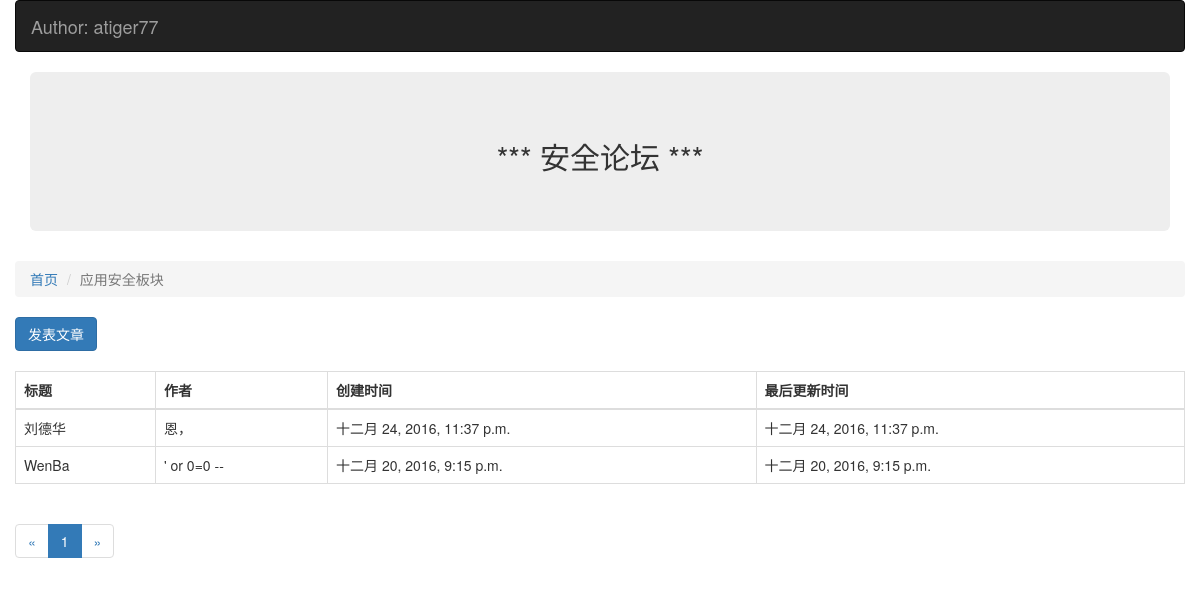
/article/list/3, run on the app's committed database.
### Block/models.py (models this page shows, shortened)
class Block(models.Model):
    name = models.CharField(u"板块名称",max_length=60)
    desc = models.CharField(u"板块描述",max_length=100)
    manager =  models.CharField(u"管理员名称",max_length=30)
    status = models.IntegerField(u"状态",choices=((0,"正常"),(1,"删除")))
    class Meta:
        verbose_name = "板块"
        verbose_name_plural = "板块"

### Article/models.py (models this page shows, shortened)
class Article(models.Model):
    owner = models.ForeignKey(User,verbose_name="作者")
    block = models.ForeignKey(Block,verbose_name="板块ID")
    title = models.CharField(u"文章名称",max_length=100)
    content = models.CharField(u"文章描述",max_length=500)
    status = models.IntegerField(u"状态",choices=((0,"正常"),(1,"删除")))
    create_timestamp = models.DateTimeField('创建时间',auto_now_add=True)
    last_update_timestamp = models.DateTimeField('最后更新时间',auto_now=True)
    class Meta:
        verbose_name = "文章"
        verbose_name_plural = "文章"

### Article/views.py (the view)
# urls.py: url(r'^list/(?P<block_id>\d+)', article_list),
def article_list(request,block_id):
    block_id = int(block_id)
    block = Block.objects.get(id=block_id)
    '''实现分页器功能'''
    article_cnt_1page = 3
    page_no = int(request.GET.get("page_no","1"))
    all_articles = Article.objects.filter(block=block,status=0).order_by("-id")
    p = Paginator(all_articles, article_cnt_1page)
    page = p.page(page_no)
    article_objs = page.object_list
    return render(request,"article_list.html",{"articles":article_objs,"b":block,"page":page})

### Article/templates/article_list.html (shortened to what this page needs)
{% extends "base.html" %}
{% block content %}
<ol class="breadcrumb">
  <li><a href="/">首页</a></li>
  <li class="active">{{ b.name }}</li>
</ol>
<a href="/article/create/{{ b.id }}" class="btn btn-primary">发表文章</a>
<br>
<br>
<table class="table table-bordered">
  <thead>
    <th>标题</th>
    <th>作者</th>
    <th>创建时间</th>
    <th>最后更新时间</th>
  </thead>
  <tbody>
    {% for article in articles %}
    <tr>
        <td>{{ article.title }}</td>
        <td>{{ article.content }}</td>
        <td>{{ article.create_timestamp }}</td>
        <td>{{ article.last_update_timestamp }}</td>
    </tr>
   {% endfor%}
  </tbody>
</table>
<nav>
  <ul class="pagination">
    <li>
        {% if not page.has_previous %}
        <a href="#">&laquo;</a>
        {% endif %}
    </li>
    {% for i in page.paginator.page_range %}
    <li {% if page.number == i %}class="active"{% endif %}>
        <a href="?page_no={{ i }}">{{ i }}</a>
    </li>
    {% endfor %}
    <li>
       {% if not page.has_next %}
        <a href="">&raquo;</a>
       {% endif %}
    </li>
  </ul>
</nav>
{% endblock %}

### data on the page
Block: name "应用安全板块"
Article: title "刘德华", content "恩，", create_timestamp "十二月 24, 2016, 11:37 p.m.", last_update_timestamp "十二月 24, 2016, 11:37 p.m."
Article: title "WenBa", content "' or 0=0 --", create_timestamp "十二月 20, 2016, 9:15 p.m.", last_update_timestamp "十二月 20, 2016, 9:15 p.m."

### other printed values
{{ i }} "1"
